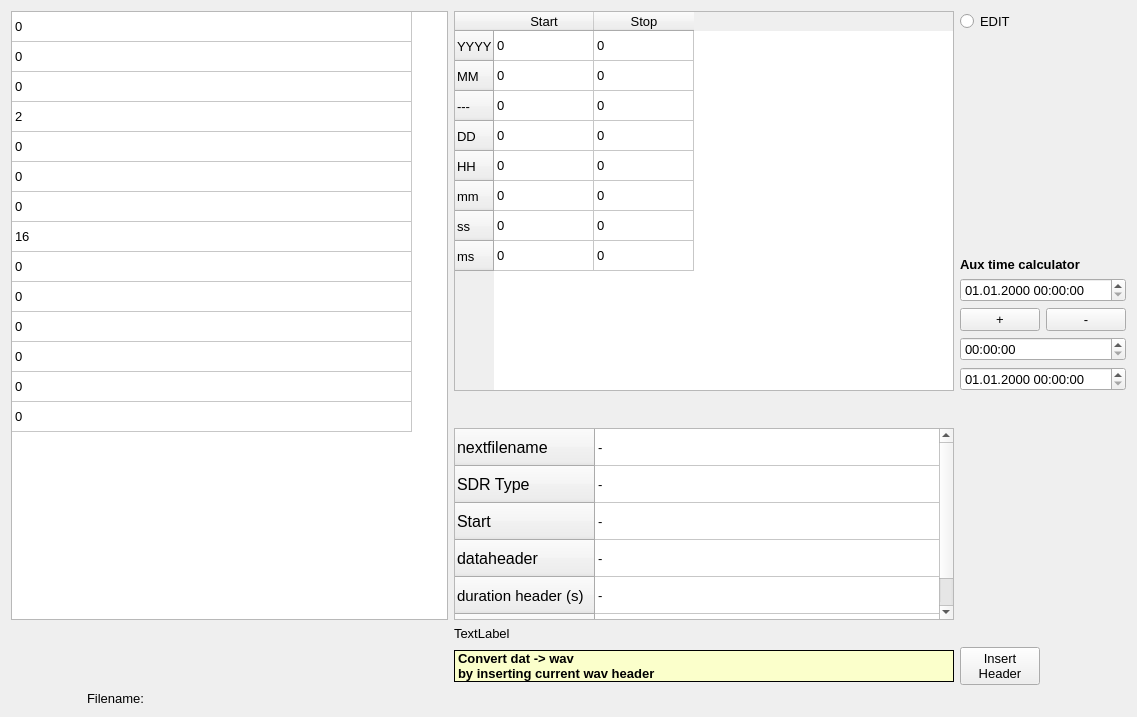
<?xml version="1.0" encoding="UTF-8"?>
<ui version="4.0">
 <class>wavheader_editor</class>
 <widget class="QWidget" name="wavheader_editor">
  <property name="geometry">
   <rect>
    <x>0</x>
    <y>0</y>
    <width>1137</width>
    <height>717</height>
   </rect>
  </property>
  <property name="windowTitle">
   <string>Form</string>
  </property>
  <layout class="QGridLayout" name="gridLayout_2">
   <item row="0" column="0">
    <layout class="QGridLayout" name="gridLayout">
     <item row="2" column="12" colspan="2">
      <widget class="QLabel" name="label_39">
       <property name="sizePolicy">
        <sizepolicy hsizetype="Minimum" vsizetype="Maximum">
         <horstretch>0</horstretch>
         <verstretch>0</verstretch>
        </sizepolicy>
       </property>
       <property name="font">
        <font>
         <pointsize>10</pointsize>
         <weight>75</weight>
         <bold>true</bold>
        </font>
       </property>
       <property name="text">
        <string>Aux time calculator</string>
       </property>
      </widget>
     </item>
     <item row="14" column="8">
      <widget class="QLabel" name="label_21">
       <property name="font">
        <font>
         <pointsize>10</pointsize>
        </font>
       </property>
       <property name="text">
        <string/>
       </property>
      </widget>
     </item>
     <item row="4" column="13">
      <widget class="QPushButton" name="pushButton_subtract">
       <property name="sizePolicy">
        <sizepolicy hsizetype="Maximum" vsizetype="Maximum">
         <horstretch>0</horstretch>
         <verstretch>0</verstretch>
        </sizepolicy>
       </property>
       <property name="font">
        <font>
         <pointsize>10</pointsize>
        </font>
       </property>
       <property name="text">
        <string>-</string>
       </property>
      </widget>
     </item>
     <item row="14" column="0" colspan="8">
      <widget class="QLabel" name="label_40">
       <property name="font">
        <font>
         <pointsize>10</pointsize>
        </font>
       </property>
       <property name="text">
        <string/>
       </property>
      </widget>
     </item>
     <item row="4" column="12">
      <widget class="QPushButton" name="pushButton_add">
       <property name="sizePolicy">
        <sizepolicy hsizetype="Maximum" vsizetype="Maximum">
         <horstretch>0</horstretch>
         <verstretch>0</verstretch>
        </sizepolicy>
       </property>
       <property name="font">
        <font>
         <pointsize>10</pointsize>
        </font>
       </property>
       <property name="text">
        <string>+</string>
       </property>
      </widget>
     </item>
     <item row="15" column="0">
      <widget class="QLabel" name="label_5">
       <property name="font">
        <font>
         <pointsize>10</pointsize>
        </font>
       </property>
       <property name="text">
        <string/>
       </property>
      </widget>
     </item>
     <item row="14" column="10">
      <widget class="QLabel" name="label_23">
       <property name="font">
        <font>
         <pointsize>10</pointsize>
        </font>
       </property>
       <property name="text">
        <string/>
       </property>
      </widget>
     </item>
     <item row="0" column="12">
      <widget class="QRadioButton" name="radioButton_WAVEDIT">
       <property name="sizePolicy">
        <sizepolicy hsizetype="Minimum" vsizetype="Maximum">
         <horstretch>0</horstretch>
         <verstretch>0</verstretch>
        </sizepolicy>
       </property>
       <property name="font">
        <font>
         <pointsize>10</pointsize>
        </font>
       </property>
       <property name="toolTip">
        <string>make this table editable by clicking 'edit'</string>
       </property>
       <property name="autoFillBackground">
        <bool>true</bool>
       </property>
       <property name="text">
        <string>EDIT</string>
       </property>
      </widget>
     </item>
     <item row="15" column="2">
      <widget class="QLabel" name="label_13">
       <property name="font">
        <font>
         <pointsize>10</pointsize>
        </font>
       </property>
       <property name="text">
        <string>Filename:</string>
       </property>
      </widget>
     </item>
     <item row="14" column="11">
      <widget class="QLabel" name="label_8">
       <property name="enabled">
        <bool>true</bool>
       </property>
       <property name="sizePolicy">
        <sizepolicy hsizetype="Preferred" vsizetype="Maximum">
         <horstretch>0</horstretch>
         <verstretch>0</verstretch>
        </sizepolicy>
       </property>
       <property name="palette">
        <palette>
         <active>
          <colorrole role="WindowText">
           <brush brushstyle="SolidPattern">
            <color alpha="255">
             <red>0</red>
             <green>0</green>
             <blue>0</blue>
            </color>
           </brush>
          </colorrole>
          <colorrole role="Button">
           <brush brushstyle="SolidPattern">
            <color alpha="255">
             <red>255</red>
             <green>254</green>
             <blue>210</blue>
            </color>
           </brush>
          </colorrole>
          <colorrole role="Light">
           <brush brushstyle="SolidPattern">
            <color alpha="255">
             <red>255</red>
             <green>254</green>
             <blue>210</blue>
            </color>
           </brush>
          </colorrole>
          <colorrole role="Midlight">
           <brush brushstyle="SolidPattern">
            <color alpha="255">
             <red>255</red>
             <green>254</green>
             <blue>210</blue>
            </color>
           </brush>
          </colorrole>
          <colorrole role="Base">
           <brush brushstyle="SolidPattern">
            <color alpha="255">
             <red>255</red>
             <green>254</green>
             <blue>210</blue>
            </color>
           </brush>
          </colorrole>
          <colorrole role="Window">
           <brush brushstyle="SolidPattern">
            <color alpha="255">
             <red>251</red>
             <green>255</green>
             <blue>203</blue>
            </color>
           </brush>
          </colorrole>
          <colorrole role="NoRole">
           <brush brushstyle="SolidPattern">
            <color alpha="255">
             <red>255</red>
             <green>254</green>
             <blue>210</blue>
            </color>
           </brush>
          </colorrole>
          <colorrole role="ToolTipBase">
           <brush brushstyle="SolidPattern">
            <color alpha="255">
             <red>255</red>
             <green>255</green>
             <blue>220</blue>
            </color>
           </brush>
          </colorrole>
         </active>
         <inactive>
          <colorrole role="WindowText">
           <brush brushstyle="SolidPattern">
            <color alpha="255">
             <red>0</red>
             <green>0</green>
             <blue>0</blue>
            </color>
           </brush>
          </colorrole>
          <colorrole role="Button">
           <brush brushstyle="SolidPattern">
            <color alpha="255">
             <red>255</red>
             <green>254</green>
             <blue>210</blue>
            </color>
           </brush>
          </colorrole>
          <colorrole role="Light">
           <brush brushstyle="SolidPattern">
            <color alpha="255">
             <red>255</red>
             <green>254</green>
             <blue>210</blue>
            </color>
           </brush>
          </colorrole>
          <colorrole role="Midlight">
           <brush brushstyle="SolidPattern">
            <color alpha="255">
             <red>255</red>
             <green>254</green>
             <blue>210</blue>
            </color>
           </brush>
          </colorrole>
          <colorrole role="Base">
           <brush brushstyle="SolidPattern">
            <color alpha="255">
             <red>255</red>
             <green>254</green>
             <blue>210</blue>
            </color>
           </brush>
          </colorrole>
          <colorrole role="Window">
           <brush brushstyle="SolidPattern">
            <color alpha="255">
             <red>251</red>
             <green>255</green>
             <blue>203</blue>
            </color>
           </brush>
          </colorrole>
          <colorrole role="NoRole">
           <brush brushstyle="SolidPattern">
            <color alpha="255">
             <red>255</red>
             <green>254</green>
             <blue>210</blue>
            </color>
           </brush>
          </colorrole>
          <colorrole role="ToolTipBase">
           <brush brushstyle="SolidPattern">
            <color alpha="255">
             <red>255</red>
             <green>255</green>
             <blue>220</blue>
            </color>
           </brush>
          </colorrole>
         </inactive>
         <disabled>
          <colorrole role="WindowText">
           <brush brushstyle="SolidPattern">
            <color alpha="255">
             <red>234</red>
             <green>234</green>
             <blue>234</blue>
            </color>
           </brush>
          </colorrole>
          <colorrole role="Button">
           <brush brushstyle="SolidPattern">
            <color alpha="255">
             <red>234</red>
             <green>234</green>
             <blue>234</blue>
            </color>
           </brush>
          </colorrole>
          <colorrole role="Light">
           <brush brushstyle="SolidPattern">
            <color alpha="255">
             <red>234</red>
             <green>234</green>
             <blue>234</blue>
            </color>
           </brush>
          </colorrole>
          <colorrole role="Midlight">
           <brush brushstyle="SolidPattern">
            <color alpha="255">
             <red>234</red>
             <green>234</green>
             <blue>234</blue>
            </color>
           </brush>
          </colorrole>
          <colorrole role="Base">
           <brush brushstyle="SolidPattern">
            <color alpha="255">
             <red>234</red>
             <green>234</green>
             <blue>234</blue>
            </color>
           </brush>
          </colorrole>
          <colorrole role="Window">
           <brush brushstyle="SolidPattern">
            <color alpha="255">
             <red>234</red>
             <green>234</green>
             <blue>234</blue>
            </color>
           </brush>
          </colorrole>
          <colorrole role="NoRole">
           <brush brushstyle="SolidPattern">
            <color alpha="255">
             <red>234</red>
             <green>234</green>
             <blue>234</blue>
            </color>
           </brush>
          </colorrole>
          <colorrole role="ToolTipBase">
           <brush brushstyle="SolidPattern">
            <color alpha="255">
             <red>234</red>
             <green>234</green>
             <blue>234</blue>
            </color>
           </brush>
          </colorrole>
         </disabled>
        </palette>
       </property>
       <property name="font">
        <font>
         <pointsize>10</pointsize>
         <weight>75</weight>
         <bold>true</bold>
        </font>
       </property>
       <property name="autoFillBackground">
        <bool>true</bool>
       </property>
       <property name="styleSheet">
        <string notr="true"/>
       </property>
       <property name="frameShape">
        <enum>QFrame::Panel</enum>
       </property>
       <property name="text">
        <string>Convert dat -&gt; wav 
by inserting current wav header</string>
       </property>
      </widget>
     </item>
     <item row="14" column="12">
      <widget class="QPushButton" name="pushButton_InsertHeader">
       <property name="sizePolicy">
        <sizepolicy hsizetype="Maximum" vsizetype="Minimum">
         <horstretch>0</horstretch>
         <verstretch>0</verstretch>
        </sizepolicy>
       </property>
       <property name="font">
        <font>
         <pointsize>10</pointsize>
        </font>
       </property>
       <property name="toolTip">
        <string>insert header into dat file</string>
       </property>
       <property name="text">
        <string>Insert 
Header</string>
       </property>
      </widget>
     </item>
     <item row="14" column="9">
      <widget class="QLabel" name="label_22">
       <property name="font">
        <font>
         <pointsize>10</pointsize>
        </font>
       </property>
       <property name="text">
        <string/>
       </property>
      </widget>
     </item>
     <item row="15" column="1">
      <widget class="QLabel" name="label_15">
       <property name="font">
        <font>
         <pointsize>10</pointsize>
        </font>
       </property>
       <property name="text">
        <string/>
       </property>
      </widget>
     </item>
     <item row="15" column="3" colspan="10">
      <widget class="QLabel" name="label_Filename_WAVHeader">
       <property name="sizePolicy">
        <sizepolicy hsizetype="Minimum" vsizetype="Maximum">
         <horstretch>0</horstretch>
         <verstretch>0</verstretch>
        </sizepolicy>
       </property>
       <property name="font">
        <font>
         <pointsize>10</pointsize>
        </font>
       </property>
       <property name="text">
        <string/>
       </property>
      </widget>
     </item>
     <item row="0" column="0" rowspan="13" colspan="11">
      <widget class="QTableWidget" name="tableWidget_basisfields">
       <property name="sizePolicy">
        <sizepolicy hsizetype="Maximum" vsizetype="Minimum">
         <horstretch>0</horstretch>
         <verstretch>0</verstretch>
        </sizepolicy>
       </property>
       <property name="minimumSize">
        <size>
         <width>400</width>
         <height>0</height>
        </size>
       </property>
       <property name="maximumSize">
        <size>
         <width>500</width>
         <height>16777215</height>
        </size>
       </property>
       <property name="font">
        <font>
         <pointsize>10</pointsize>
        </font>
       </property>
       <property name="toolTip">
        <string>make this table editable by clicking 'edit'</string>
       </property>
       <attribute name="horizontalHeaderVisible">
        <bool>false</bool>
       </attribute>
       <attribute name="horizontalHeaderDefaultSectionSize">
        <number>400</number>
       </attribute>
       <attribute name="verticalHeaderVisible">
        <bool>false</bool>
       </attribute>
       <row>
        <property name="text">
         <string>Filesize</string>
        </property>
       </row>
       <row>
        <property name="text">
         <string>sdr_nChunksize</string>
        </property>
       </row>
       <row>
        <property name="text">
         <string>wFormatTag</string>
        </property>
       </row>
       <row>
        <property name="text">
         <string>nChannels</string>
        </property>
       </row>
       <row>
        <property name="text">
         <string>Sample rate</string>
        </property>
       </row>
       <row>
        <property name="text">
         <string>bytes per second</string>
        </property>
       </row>
       <row>
        <property name="text">
         <string>nBlockalign</string>
        </property>
       </row>
       <row>
        <property name="text">
         <string>bits per sample</string>
        </property>
       </row>
       <row>
        <property name="text">
         <string>centerfreq</string>
        </property>
       </row>
       <row>
        <property name="text">
         <string>dataChunksize</string>
        </property>
       </row>
       <row>
        <property name="text">
         <string>ADFrequency</string>
        </property>
       </row>
       <row>
        <property name="text">
         <string>IFFrequency</string>
        </property>
       </row>
       <row>
        <property name="text">
         <string>Bandwidth</string>
        </property>
       </row>
       <row>
        <property name="text">
         <string>IQOffset</string>
        </property>
       </row>
       <column>
        <property name="text">
         <string>value</string>
        </property>
       </column>
       <item row="0" column="0">
        <property name="text">
         <string>0</string>
        </property>
       </item>
       <item row="1" column="0">
        <property name="text">
         <string>0</string>
        </property>
       </item>
       <item row="2" column="0">
        <property name="text">
         <string>0</string>
        </property>
       </item>
       <item row="3" column="0">
        <property name="text">
         <string>2</string>
        </property>
       </item>
       <item row="4" column="0">
        <property name="text">
         <string>0</string>
        </property>
       </item>
       <item row="5" column="0">
        <property name="text">
         <string>0</string>
        </property>
       </item>
       <item row="6" column="0">
        <property name="text">
         <string>0</string>
        </property>
       </item>
       <item row="7" column="0">
        <property name="text">
         <string>16</string>
        </property>
       </item>
       <item row="8" column="0">
        <property name="text">
         <string>0</string>
        </property>
       </item>
       <item row="9" column="0">
        <property name="text">
         <string>0</string>
        </property>
       </item>
       <item row="10" column="0">
        <property name="text">
         <string>0</string>
        </property>
       </item>
       <item row="11" column="0">
        <property name="text">
         <string>0</string>
        </property>
       </item>
       <item row="12" column="0">
        <property name="text">
         <string>0</string>
        </property>
       </item>
       <item row="13" column="0">
        <property name="text">
         <string>0</string>
        </property>
       </item>
      </widget>
     </item>
     <item row="0" column="11" rowspan="7">
      <widget class="QTableWidget" name="tableWidget_starttime">
       <property name="sizePolicy">
        <sizepolicy hsizetype="Maximum" vsizetype="Minimum">
         <horstretch>0</horstretch>
         <verstretch>0</verstretch>
        </sizepolicy>
       </property>
       <property name="minimumSize">
        <size>
         <width>400</width>
         <height>380</height>
        </size>
       </property>
       <property name="maximumSize">
        <size>
         <width>700</width>
         <height>16777215</height>
        </size>
       </property>
       <property name="font">
        <font>
         <pointsize>10</pointsize>
        </font>
       </property>
       <property name="toolTip">
        <string>make this table editable by clicking 'edit'</string>
       </property>
       <attribute name="horizontalHeaderDefaultSectionSize">
        <number>100</number>
       </attribute>
       <row>
        <property name="text">
         <string>YYYY</string>
        </property>
       </row>
       <row>
        <property name="text">
         <string>MM</string>
        </property>
       </row>
       <row>
        <property name="text">
         <string>---</string>
        </property>
       </row>
       <row>
        <property name="text">
         <string>DD</string>
        </property>
       </row>
       <row>
        <property name="text">
         <string>HH</string>
        </property>
       </row>
       <row>
        <property name="text">
         <string>mm</string>
        </property>
       </row>
       <row>
        <property name="text">
         <string>ss</string>
        </property>
       </row>
       <row>
        <property name="text">
         <string>ms</string>
        </property>
       </row>
       <column>
        <property name="text">
         <string>Start</string>
        </property>
       </column>
       <column>
        <property name="text">
         <string>Stop</string>
        </property>
       </column>
       <item row="0" column="0">
        <property name="text">
         <string>0</string>
        </property>
       </item>
       <item row="0" column="1">
        <property name="text">
         <string>0</string>
        </property>
       </item>
       <item row="1" column="0">
        <property name="text">
         <string>0</string>
        </property>
       </item>
       <item row="1" column="1">
        <property name="text">
         <string>0</string>
        </property>
       </item>
       <item row="2" column="0">
        <property name="text">
         <string>0</string>
        </property>
       </item>
       <item row="2" column="1">
        <property name="text">
         <string>0</string>
        </property>
       </item>
       <item row="3" column="0">
        <property name="text">
         <string>0</string>
        </property>
       </item>
       <item row="3" column="1">
        <property name="text">
         <string>0</string>
        </property>
       </item>
       <item row="4" column="0">
        <property name="text">
         <string>0</string>
        </property>
       </item>
       <item row="4" column="1">
        <property name="text">
         <string>0</string>
        </property>
       </item>
       <item row="5" column="0">
        <property name="text">
         <string>0</string>
        </property>
       </item>
       <item row="5" column="1">
        <property name="text">
         <string>0</string>
        </property>
       </item>
       <item row="6" column="0">
        <property name="text">
         <string>0</string>
        </property>
       </item>
       <item row="6" column="1">
        <property name="text">
         <string>0</string>
        </property>
       </item>
       <item row="7" column="0">
        <property name="text">
         <string>0</string>
        </property>
       </item>
       <item row="7" column="1">
        <property name="text">
         <string>0</string>
        </property>
       </item>
      </widget>
     </item>
     <item row="13" column="11">
      <widget class="QLabel" name="label_24">
       <property name="sizePolicy">
        <sizepolicy hsizetype="Minimum" vsizetype="Minimum">
         <horstretch>0</horstretch>
         <verstretch>0</verstretch>
        </sizepolicy>
       </property>
       <property name="font">
        <font>
         <pointsize>10</pointsize>
        </font>
       </property>
       <property name="text">
        <string>TextLabel</string>
       </property>
      </widget>
     </item>
     <item row="6" column="12" colspan="2">
      <widget class="QDateTimeEdit" name="wavheader_dateTimeEdit_result">
       <property name="sizePolicy">
        <sizepolicy hsizetype="Minimum" vsizetype="Maximum">
         <horstretch>0</horstretch>
         <verstretch>0</verstretch>
        </sizepolicy>
       </property>
       <property name="font">
        <font>
         <pointsize>10</pointsize>
        </font>
       </property>
       <property name="displayFormat">
        <string>dd.MM.yyyy HH:mm:ss</string>
       </property>
      </widget>
     </item>
     <item row="5" column="12" colspan="2">
      <widget class="QTimeEdit" name="wavheader_timeEdit_subtr">
       <property name="sizePolicy">
        <sizepolicy hsizetype="Minimum" vsizetype="Maximum">
         <horstretch>0</horstretch>
         <verstretch>0</verstretch>
        </sizepolicy>
       </property>
       <property name="font">
        <font>
         <pointsize>10</pointsize>
        </font>
       </property>
       <property name="displayFormat">
        <string>HH:mm:ss</string>
       </property>
      </widget>
     </item>
     <item row="1" column="13">
      <widget class="QLabel" name="label">
       <property name="sizePolicy">
        <sizepolicy hsizetype="Minimum" vsizetype="Minimum">
         <horstretch>0</horstretch>
         <verstretch>0</verstretch>
        </sizepolicy>
       </property>
       <property name="font">
        <font>
         <pointsize>10</pointsize>
        </font>
       </property>
       <property name="text">
        <string/>
       </property>
      </widget>
     </item>
     <item row="3" column="12" colspan="2">
      <widget class="QDateTimeEdit" name="wavheader_dateTimeEdit_starttime">
       <property name="sizePolicy">
        <sizepolicy hsizetype="Minimum" vsizetype="Maximum">
         <horstretch>0</horstretch>
         <verstretch>0</verstretch>
        </sizepolicy>
       </property>
       <property name="font">
        <font>
         <pointsize>10</pointsize>
        </font>
       </property>
       <property name="displayFormat">
        <string>dd.MM.yyyy HH:mm:ss</string>
       </property>
      </widget>
     </item>
     <item row="9" column="11" rowspan="4">
      <widget class="QTableWidget" name="tableWidget_3">
       <property name="sizePolicy">
        <sizepolicy hsizetype="Maximum" vsizetype="Minimum">
         <horstretch>0</horstretch>
         <verstretch>0</verstretch>
        </sizepolicy>
       </property>
       <property name="minimumSize">
        <size>
         <width>500</width>
         <height>192</height>
        </size>
       </property>
       <property name="maximumSize">
        <size>
         <width>700</width>
         <height>16777215</height>
        </size>
       </property>
       <property name="font">
        <font>
         <pointsize>10</pointsize>
        </font>
       </property>
       <property name="toolTip">
        <string>make this table editable by clicking 'edit'</string>
       </property>
       <property name="autoFillBackground">
        <bool>true</bool>
       </property>
       <property name="alternatingRowColors">
        <bool>false</bool>
       </property>
       <attribute name="horizontalHeaderVisible">
        <bool>false</bool>
       </attribute>
       <attribute name="horizontalHeaderDefaultSectionSize">
        <number>600</number>
       </attribute>
       <attribute name="horizontalHeaderMinimumSectionSize">
        <number>50</number>
       </attribute>
       <attribute name="verticalHeaderCascadingSectionResizes">
        <bool>false</bool>
       </attribute>
       <attribute name="verticalHeaderDefaultSectionSize">
        <number>37</number>
       </attribute>
       <attribute name="verticalHeaderShowSortIndicator" stdset="0">
        <bool>false</bool>
       </attribute>
       <attribute name="verticalHeaderStretchLastSection">
        <bool>false</bool>
       </attribute>
       <row>
        <property name="text">
         <string>nextfilename</string>
        </property>
        <property name="font">
         <font>
          <pointsize>12</pointsize>
         </font>
        </property>
       </row>
       <row>
        <property name="text">
         <string>SDR Type</string>
        </property>
        <property name="font">
         <font>
          <pointsize>12</pointsize>
         </font>
        </property>
       </row>
       <row>
        <property name="text">
         <string>Start</string>
        </property>
        <property name="font">
         <font>
          <pointsize>12</pointsize>
         </font>
        </property>
        <property name="background">
         <color>
          <red>240</red>
          <green>240</green>
          <blue>240</blue>
         </color>
        </property>
       </row>
       <row>
        <property name="text">
         <string>dataheader</string>
        </property>
        <property name="font">
         <font>
          <pointsize>12</pointsize>
         </font>
        </property>
       </row>
       <row>
        <property name="text">
         <string>duration header (s)</string>
        </property>
        <property name="font">
         <font>
          <pointsize>11</pointsize>
         </font>
        </property>
       </row>
       <row>
        <property name="text">
         <string>duration bytes (s)</string>
        </property>
        <property name="font">
         <font>
          <pointsize>11</pointsize>
         </font>
        </property>
       </row>
       <column>
        <property name="text">
         <string>value</string>
        </property>
        <property name="font">
         <font>
          <pointsize>12</pointsize>
         </font>
        </property>
        <property name="background">
         <color>
          <red>240</red>
          <green>0</green>
          <blue>0</blue>
         </color>
        </property>
       </column>
       <item row="0" column="0">
        <property name="text">
         <string>-</string>
        </property>
        <property name="foreground">
         <brush brushstyle="NoBrush">
          <color alpha="240">
           <red>240</red>
           <green>240</green>
           <blue>240</blue>
          </color>
         </brush>
        </property>
       </item>
       <item row="1" column="0">
        <property name="text">
         <string>-</string>
        </property>
       </item>
       <item row="2" column="0">
        <property name="text">
         <string>-</string>
        </property>
        <property name="background">
         <brush brushstyle="NoBrush">
          <color alpha="240">
           <red>240</red>
           <green>240</green>
           <blue>240</blue>
          </color>
         </brush>
        </property>
       </item>
       <item row="3" column="0">
        <property name="text">
         <string>-</string>
        </property>
       </item>
       <item row="4" column="0">
        <property name="text">
         <string>-</string>
        </property>
       </item>
       <item row="5" column="0">
        <property name="text">
         <string>-</string>
        </property>
       </item>
      </widget>
     </item>
    </layout>
   </item>
  </layout>
 </widget>
 <resources/>
 <connections/>
</ui>
